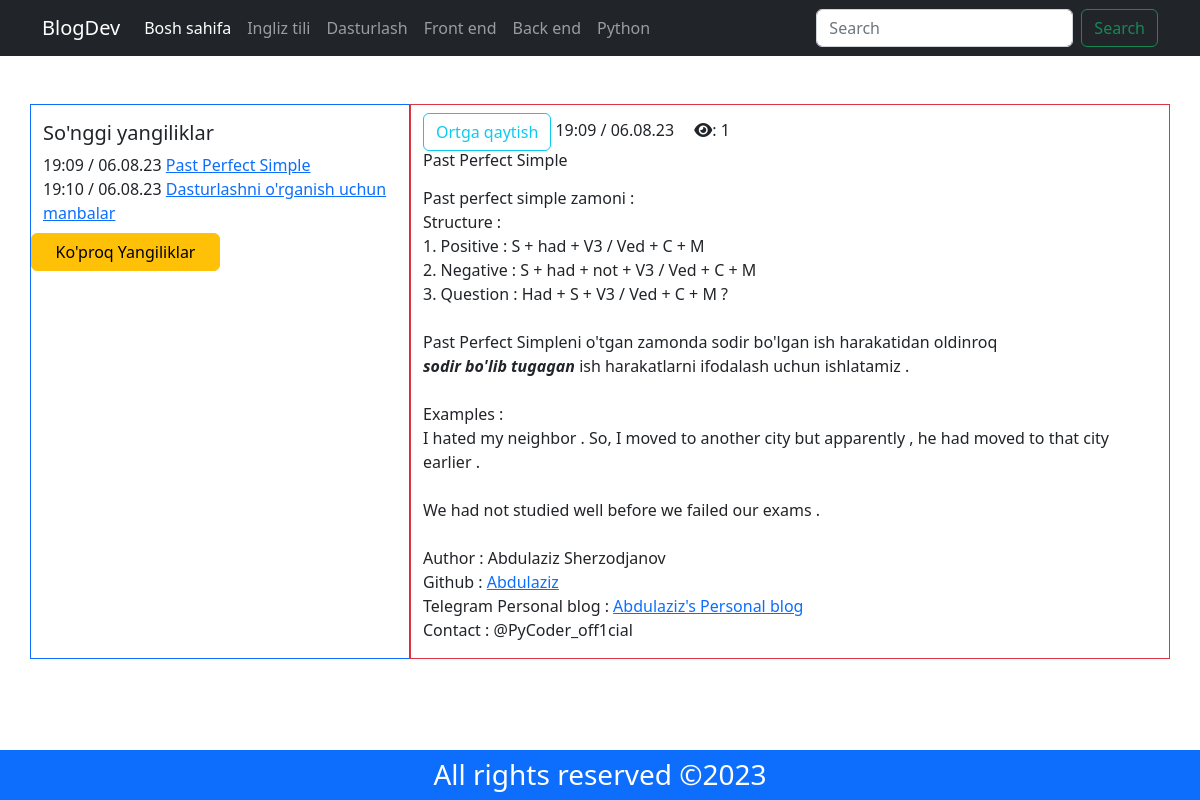
The page /post_detail/past-perfect-simple on the database its author committed.
### posts/models.py (models this page shows, shortened)
class Category(models.Model):
    name = models.CharField(max_length=255)
    slug = models.SlugField(max_length=255, unique=True)
    created_at = models.DateTimeField(auto_now_add=True)
    updated_at = models.DateTimeField(auto_now=True)
    class Meta:
        verbose_name_plural = 'Kategoriylar'

class Post(models.Model):
    cat_id = models.ForeignKey(Category, on_delete=models.CASCADE)
    title = models.CharField(max_length=255)
    slug = models.SlugField(max_length=255, unique=True, null=True)
    body = RichTextUploadingField()
    post_img = models.ImageField(upload_to='posts')  # rasm yuklash
    date_added = models.DateTimeField()
    post_view = models.IntegerField()
    created_at = models.DateTimeField(auto_now_add=True)
    upload_at = models.DateTimeField(auto_now=True)
    author = models.ForeignKey(User, on_delete=models.CASCADE)
    class Meta:
        verbose_name_plural = 'Postlar'

### posts/views.py (the view)
# urls.py: path('post_detail/<slug:slug>', post_detail, name='post_detail-page'),
def post_detail(request, slug):
    categories = Category.objects.all()
    post = Post.objects.get(slug=slug)
    post.post_view = post.post_view + 1
    post.save()
    interested_posts = Post.objects.all().order_by('-post_view')[0:8]
    context = {
        'post': post,
        'interested_posts': interested_posts,
        'navbar': categories,
    }
    return render(request, 'post_detail.html', context)

### templates/post_detail.html
{% extends 'base.html' %}
{% load static %}
{% block mycontent %}
    <div class="container my-5">
        <div class="row">
            {%include 'interested_post.html'%}
            <div class="col-12 col-md-8 border border-danger pt-2">
                <a href="{% url 'home-page' %}" class="btn btn-outline-info btn-sn">Ortga qaytish</a>
                 <span class="me-3">{{post.date_added | time:'H:i'}} /
                            {{post.date_added | date:'d.m.y'}}</span>
                <span><i class="fa-solid fa-eye"></i>: {{post.post_view}} </span>
                        <h6>{{post.title}}</h6>
                        <p>{{post.body | safe}}</p>
            </div>
        </div>
    </div>
{% endblock %}

### templates/navbar.html (shortened to what this page needs)
<nav class="navbar navbar-expand-lg bg-dark navbar-dark">
  <div class="container">
    <a class="navbar-brand" href="{% url 'home-page' %}">BlogDev</a>
    <div class="collapse navbar-collapse" id="navbarSupportedContent">
      <ul class="navbar-nav me-auto mb-2 mb-lg-0">
        <li class="nav-item">
          <a class="nav-link active" aria-current="page"
             href="{% url 'home-page' %}">
            Bosh sahifa</a>
        </li>
        {% for nav in navbar %}
        <li class="nav-item">
          <a class="nav-link" href="{% url 'allPost-page' %}?catId={{nav.id}}">{{nav.name}}</a>
        </li>
        {% endfor %}
      </ul>
      <form class="d-flex" role="search">
        <input class="form-control me-2" type="search" placeholder="Search" aria-label="Search">
        <button class="btn btn-outline-success" type="submit">Search</button>
      </form>
    </div>
  </div>
</nav>

### templates/interested_post.html
<div class="col-12 col-md-4 border border-primary">
                <div class="row">
                            <h5 class="mt-3">So'nggi yangiliklar</h5>
                    {% for i in interested_posts%}
                    <div class="col-12">
                        <span >{{i.date_added | time:'H:i'}} /
                                    {{i.date_added | date:'d.m.y'}}</span>
                        <a href="{% url  'post_detail-page' i.slug %}" style="cursor:pointer">{{i.title}}</a>
                    </div>
                    {% endfor %}
                    <a  href="{% url 'allPost-page' %}" class="btn btn-warning w-50 my-2">Ko'proq Yangiliklar</a>
                </div>
            </div>

### rows shown on the page
Category: name "Ingliz tili"
Category: name "Dasturlash"
Category: name "Front end"
Category: name "Back end"
Category: name "Python"
Post: date_added "19:09", date_added "06.08.23", title "Past Perfect Simple", post_view "1", body "Past perfect simple zamoni : Structure : 1. Positive : S + had + V3 / Ved + C + M 2. Negative : S + had + not + V3 / Ved + C + M 3. Question : Had + S + V3 / Ved + C + M ? Past Perfect Simpleni o'tgan zamonda sodir bo'lgan ish harakatidan oldinroq sodir bo'lib tugagan ish harakatlarni ifodalash uchun ishlatamiz . Examples : I hated my neighbor . So, I moved to another city but apparently , he had moved to that city earlier . We had not studied well before we failed our exams . Author : Abdulaziz Sherzodjanov Github : Abdulaziz Telegram Personal blog : Abdulaziz's Personal blog Contact : @PyCoder_off1cial"
Post: date_added "19:10", date_added "06.08.23", title "Dasturlashni o'rganish uchun manbalar"
